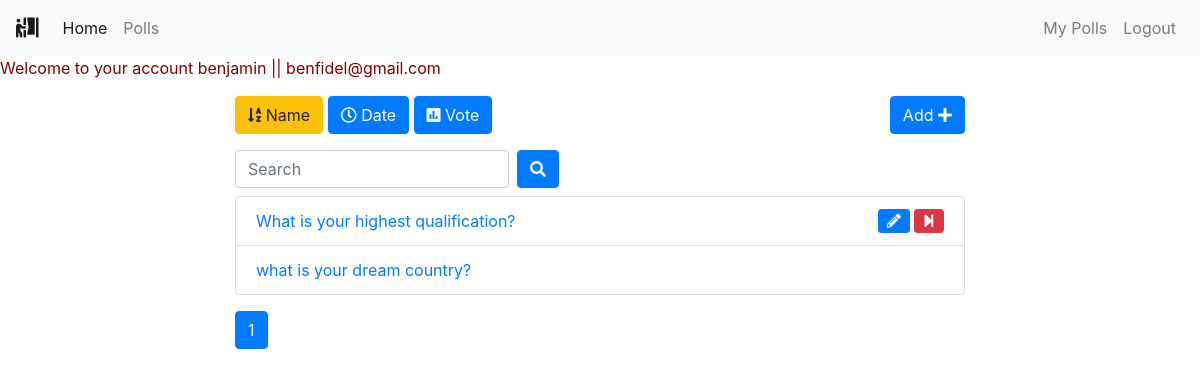
Page /polls/list/?name=True (signed in) on the committed database.
### polls/models.py (models this page shows, shortened)
class Poll(models.Model):
    owner = models.ForeignKey(User, on_delete=models.CASCADE)
    text = models.TextField()
    pub_date = models.DateTimeField(default=timezone.now)
    active = models.BooleanField(default=True)

### polls/views.py (the view)
# urls.py: path('list/', views.polls_list, name='list'),
@login_required()
def polls_list(request):
    all_polls = Poll.objects.all()
    search_term = ''
    if 'name' in request.GET:
        all_polls = all_polls.order_by('text')
    if 'date' in request.GET:
        all_polls = all_polls.order_by('pub_date')
    if 'vote' in request.GET:
        all_polls = all_polls.annotate(Count('vote')).order_by('vote__count')
    if 'search' in request.GET:
        search_term = request.GET['search']
        all_polls = all_polls.filter(text__icontains=search_term)
    paginator = Paginator(all_polls, 6)  # Show 6 contacts per page
    page = request.GET.get('page')
    polls = paginator.get_page(page)
    get_dict_copy = request.GET.copy()
    params = get_dict_copy.pop('page', True) and get_dict_copy.urlencode()
    print(params)
    context = {
        'polls': polls,
        'params': params,
        'search_term': search_term,
    }
    return render(request, 'polls/polls_list.html', context)

### polls/templates/polls/polls_list.html (shortened to what this page needs)
{% extends 'base.html' %}
{% block content %}
<marquee>
<p align="left" style="color:maroon"> Welcome to your account {{ request.user.username }} || {{request.user.email}} </p></marquee>
<div class="container"><p align="right">
    <div class="row">
        <div class="col-md-8 offset-sm-2">
            <a class="btn btn-{% if 'name' in request.GET %}warning{% else %}primary{% endif %} mb-3" href="?name=True"
                role="button"><i class="fas fa-sort-alpha-down"></i>
                Name</a>
            <a class="btn btn-{% if 'date' in request.GET %}warning{% else %}primary{% endif %} mb-3" href="?date=True"
                role="button"><i class="far fa-clock"></i> Date</a>
            <a class="btn btn-{% if 'vote' in request.GET %}warning{% else %}primary{% endif %} mb-3" href="?vote=True"
                role="button"><i class="fas fa-poll"></i> Vote</a>
            <a class="btn btn-primary mb-3 float-right" href="{% url 'polls:add' %}" role="button">Add <i class="fas fa-plus"></i></a>
            <form class="form-inline">
                <div class="form-group mr-sm-2 mb-2">
                    <input type="search" class="form-control" name="search" placeholder="Search" value={{ search_term }}>
                </div>
                <button type="submit" class="btn btn-primary mb-2"><i class="fas fa-search"></i></button>
            </form>
            <ul class="list-group">
                {% for poll in polls %}
                <li class="list-group-item"><a href="{% url 'polls:detail' poll.id %}">{{ poll.text|truncatewords:5 }}
                    </a>
                    {% if request.user == poll.owner %}
                    {% if poll.active %}
                    <a href="{% url 'polls:end_poll' poll.id %}" data-toggle="tooltip" data-placement="top" title="End Poll"
                        onclick="return confirm('Are you sure ?')"><i class="fas fa-step-forward float-right btn btn-danger btn-sm"></i></a>
                    {% endif %}
                    <a href="{% url 'polls:edit' poll.id %}" class="mr-3" data-toggle="tooltip" data-placement="top"
                        title="Edit Poll"><i class="fas fa-pencil-alt float-right btn btn-primary btn-sm mr-1"></i></a>
                    {% endif %}
                </li>
                {% endfor %}
            </ul>
            <nav class="mt-3">
                <ul class="pagination">
                    <li class="page-item active"><a class="page-link" href="">{{ polls.number }}</a></li>
                </ul>
            </nav>
        </div>
    </div>
</div>
{% endblock content %}

### rows in the picture
Poll: text "What is your highest qualification?", active True (drawn)
Poll: text "what is your dream country?"

### other values in the picture
{{ request.user.username }} "benjamin"
{{ request.user.email }} "benfidel@gmail.com"
{{ polls.number }} "1"
